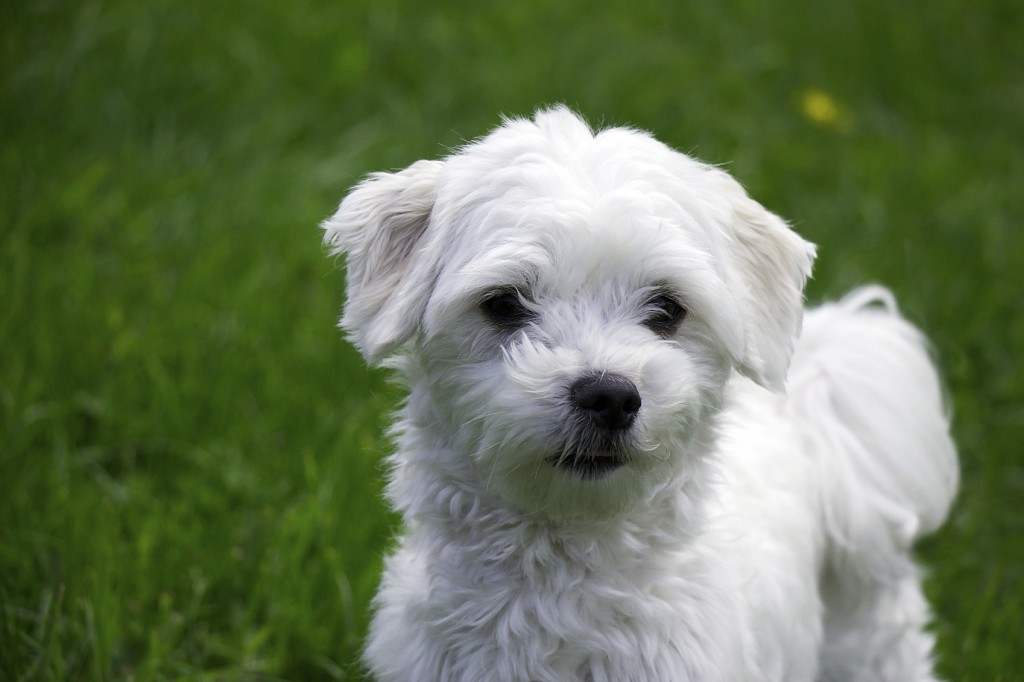
#> input picture SOM/Perro.jpg, 1024 x 682 px, found by its file name
$ python SOM.py
#> lines starting #> are read from the running program, lines starting #| are printed output that depends on the picture
import cv2
import numpy as np
import matplotlib.pyplot as plt
from tqdm import tqdm

X, Y = 50, 50
imagenRGB = cv2.cvtColor(cv2.imread('SOM/Perro.jpg'), cv2.COLOR_BGR2RGB)
data = imagenRGB / 255.0

somX, somY = X, Y
inputDimension = 3
weights = np.zeros((somX, somY, inputDimension))

def findBMU(inputVector, weights):

    distances = np.linalg.norm(weights - inputVector, axis=2)
    bmuIndex = np.unravel_index(np.argmin(distances, axis = None), distances.shape)

    return bmuIndex

def updateWeights(inputVector, weights, bmuIndex, t, maxIter, initLearningRate = 0.5, initRadius = None):

    alpha = 0.001
    k = 0.001

    if(initRadius is None):

        initRadius = max(somX, somY) / 2

    learningRate = initLearningRate * (1 / (1 + alpha * np.log(t + 1)))
    radius = initRadius *  np.exp(-k * t)

    for i in range(somX):

        for j in range(somY):

            distanceToBMU = np.sqrt((i - bmuIndex[0]) ** 2 + (j - bmuIndex[1]) ** 2)

            if (distanceToBMU <= radius):

                influence = np.exp(- distanceToBMU ** 2 / (2 * (radius ** 2)))

                weights[i, j] += learningRate * influence * (inputVector - weights[i, j])

iteraciones = 2500

for i in tqdm(range(iteraciones), desc="Entrenamiento SOM", unit = "Iteracion", dynamic_ncols=True):

    inputVector = data[np.random.randint(0, data.shape[0]), np.random.randint(0, data.shape[1]), :]

    bmuIndex = findBMU(inputVector, weights)
    updateWeights(inputVector, weights, bmuIndex, i, iteraciones, initLearningRate = 1)
#> this loop made 2500 passes
#> pass 2, in findBMU (call 2), `distances = np.linalg.norm(weights - inputVector, axis=2)`:
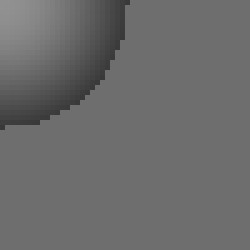
#> distances: shape (50, 50) float64 (shown 5 times larger); min 0.226, max 0.57, mean 0.421
#> pass 3, in findBMU (call 3), `distances = np.linalg.norm(weights - inputVector, axis=2)`:
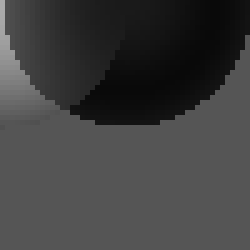
#> distances: shape (50, 50) float64 (shown 5 times larger); min 0.0383, max 0.671, mean 0.252

fig, ax = plt.subplots(figsize=(8, 8))

for i in range(somX):
    for j in range(somY):
        weight = weights[i, j]
        ax.add_patch(plt.Rectangle((j, somY - i - 1), 1, 1, facecolor=weight))

ax.set_xlim([0, somX])
ax.set_ylim([0, somY])
ax.set_title("Mapa SOM de Colores RGB")
plt.axis('off')
plt.show()
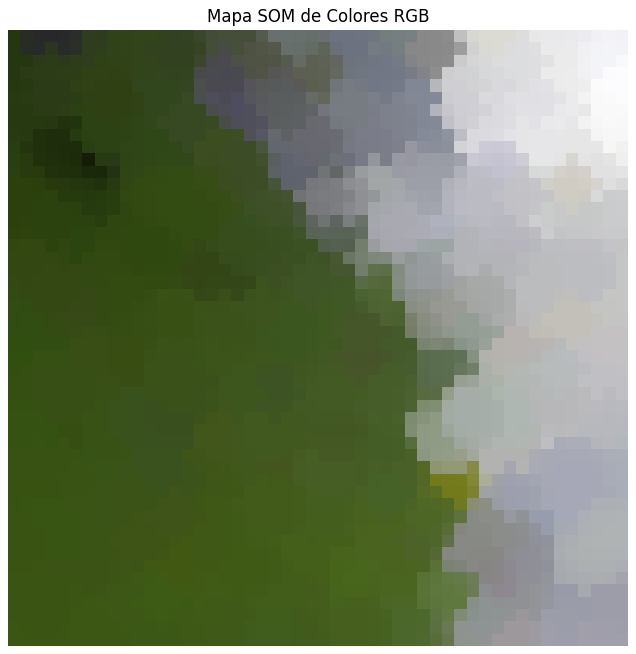
#> figure drawn by matplotlib, 1 panel

plt.imshow(data)
plt.title("Imagen Original")
plt.axis('off')
plt.show()
